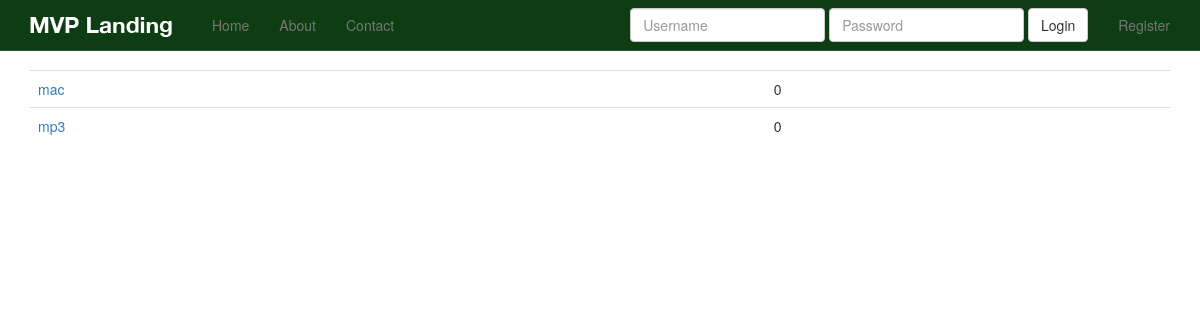
Before: /products/ with the older database file.
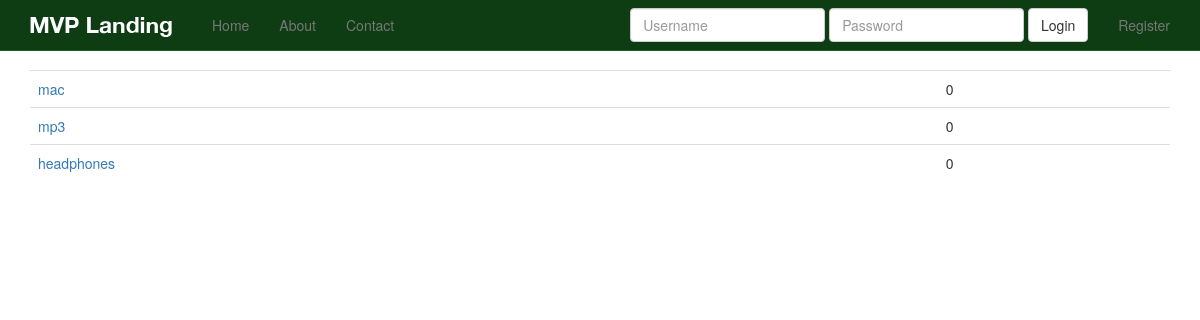
After: the same page with the newer database file.
### products/models.py (models this page shows)
class Product(models.Model):
	title = models.CharField(max_length=120)
	description = models.TextField(blank=True, null=True)
	price = models.DecimalField(decimal_places=2, max_digits=20)
	quantity = models.IntegerField(default=0)
	active = models.BooleanField(default=True)
	objects = ProductManager()
	def __unicode__(self):
		return self.title
	def get_absolute_url(self):
		return reverse("product_detail", kwargs={"pk": self.pk})

### products/views.py (the view)
class ProductListView(ListView):
	model = Product

### products/models.py (called while the page is built)
	def active(self):
		return self.filter(active=True)

	def get_queryset(self):
		return ProductQuerySet(self.model, using=self._db)

	def all(self, *args, **kwags):
		return self.get_queryset().active()

### products/templates/products/product_list.html
{% extends "base.html" %}
{% block content %}
<table class="table">
{% for object in object_list %}
<tr>
	<td><a href="{{ object.get_absolute_url }}">{{ object.title }}</td>
	<td>{{ object.quantity }}</td>
</tr>
{% endfor %}
</table>
{% endblock %}

### templates/base.html (shortened to what this page needs)
{% load staticfiles %}
<!DOCTYPE html>
<html lang="en">
  <head>
    {% include 'head_css.html' %}
  </head>
  <body>
  {% include 'navbar.html' %}
    <div class="container">
            {% block content %}
            {% endblock %}
    </div>
  </body>
</html>

### templates/head_css.html
{% load staticfiles %}
    <link rel="stylesheet" href="//maxcdn.bootstrapcdn.com/font-awesome/4.3.0/css/font-awesome.min.css">
    <link href="{% static 'css/bootstrap.min.css' %}" rel="stylesheet">
    <link href="{% static 'css/navbar-static-top.css' %}" rel="stylesheet">
     <link href="{% static 'css/custom.css' %}" rel="stylesheet">

### templates/navbar.html (shortened to what this page needs)
   {% load staticfiles %}
    <nav class="navbar navbar-default navbar-static-top">
      <div class="container">
        <div class="navbar-header">
          <a class="navbar-brand" href="{% url 'home' %}"><img src="{% static 'img/mvp_landing_logo.png' %}" /></a>
        </div>
        <div id="navbar" class="navbar-collapse collapse">
          <ul class="nav navbar-nav">
            <li><a href="{% url 'home' %}">Home</a></li>
            <li><a href="{% url 'about' %}">About</a></li>
            <li><a href="{% url 'contact' %}">Contact</a></li>
          </ul>
          <ul class="nav navbar-nav navbar-right">
          {% if request.user.is_authenticated %}
            <li><a href="{% url 'auth_logout' %}">Logout</a></li>
            {% else %}
            <li><a href="{% url 'registration_register' %}">Register</a></li>
            {% endif %}
          </ul>
          {% if not request.user.is_authenticated and not "/accounts/login" in request.get_full_path %}
            <form class='navbar-form navbar-right' method='POST' action='{% url "auth_login" %}'>{% csrf_token %}
              <div class='form-group'>
                  <input type='text' class='form-control' name='username' placeholder='Username' />
              </div>
              <div class='form-group'>
                  <input type='password' class='form-control' name='password' placeholder='Password' />
              </div>
              <button type='submit' class='btn btn-default'>Login</button>
          </form>
          {% endif %}
        </div>
      </div>
    </nav>

### templates/javascript.html (shortened to what this page needs)
{% load staticfiles %}

### static_in_pro/our_static/css/navbar-static-top.css (style rules this page uses)
body { min-height: 1000px; }
.navbar-static-top { margin-bottom: 19px; background-color: #0E3D14; border-color: #1A5F23; }
.navbar-default .navbar-brand { color: #FFF; }

Changed rows visible on the page:
added Product: title "headphones", quantity "0"
